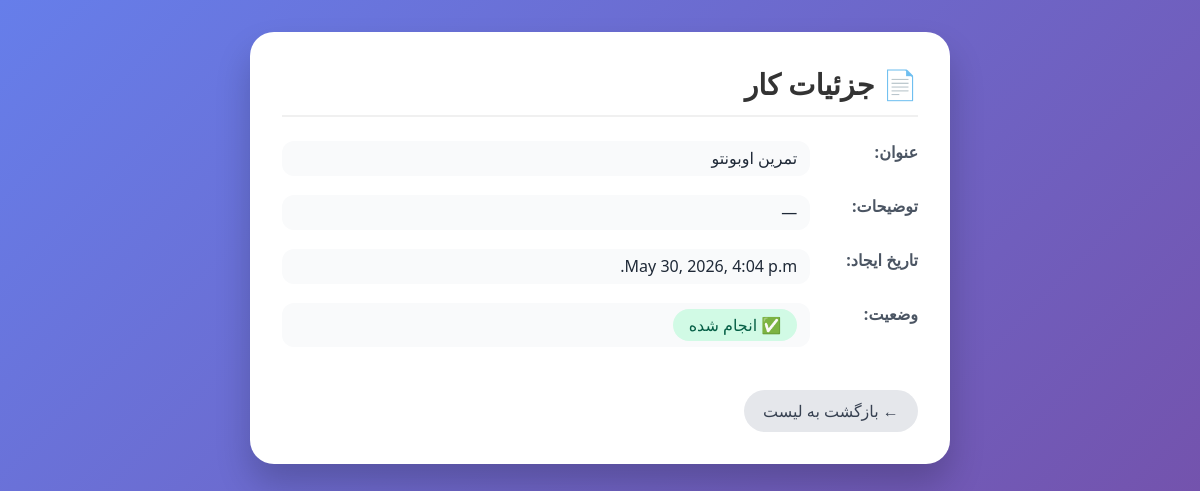
/task_details/1/ (signed in), run on the app's committed database.
### app/models.py (models this page shows, shortened)
class Task(models.Model):
    user = models.ForeignKey(User, on_delete=models.CASCADE, related_name= 'tasks')
    title = models.CharField(max_length=200)
    descriptions = models.TextField(blank=True)
    date_time = models.DateTimeField(auto_now_add=True)
    is_done = models.BooleanField(default=False)

### app/views.py (the view)
# urls.py: path('task_details/<int:id>/', task_details, name='task_details'),
@login_required
def task_details(request, id):
    task = Task.objects.get(id=id)
    return render(request, 'home_details.html', {'task':task})

### app/templates/home_details.html (shortened to what this page needs)
<!DOCTYPE html>
<html lang="fa" dir="rtl">
<head>
</head>
<body>
    <div class="container">
        <div class="card">
            <h1>📄 جزئیات کار</h1>
            <div class="detail-item">
                <div class="detail-label">عنوان:</div>
                <div class="detail-value">{{ task.title }}</div>
            </div>
            <div class="detail-item">
                <div class="detail-label">توضیحات:</div>
                <div class="detail-value">{{ task.descriptions|default:"—" }}</div>
            </div>
            <div class="detail-item">
                <div class="detail-label">تاریخ ایجاد:</div>
                <div class="detail-value">{{ task.date_time|default:"—" }}</div>
            </div>
            <div class="detail-item">
                <div class="detail-label">وضعیت:</div>
                <div class="detail-value">
                    {% if task.is_done %}
                        <span class="status-badge status-done">✅ انجام شده</span>
                    {% else %}
                        <span class="status-badge status-pending">⏳ انجام نشده</span>
                    {% endif %}
                </div>
            </div>
            <a href="{% url 'task_list' %}" class="btn-back">← بازگشت به لیست</a>
        </div>
    </div>
</body>
</html>

### app/templates/home_details.html (style rules this page uses)
* { margin: 0; padding: 0; box-sizing: border-box; }
body { font-family: system-ui, 'Segoe UI', Tahoma, Geneva, Verdana, sans-serif; background: linear-gradient(135deg, #667eea 0%, #764ba2 100%); min-height: 100vh; padding: 2rem 1rem; }
.container { max-width: 700px; margin: 0 auto; }
.card { background: white; border-radius: 1.5rem; box-shadow: 0 20px 35px rgba(0, 0, 0, 0.2); padding: 2rem; transition: transform 0.3s ease; }
h1 { color: #333; font-size: 1.8rem; font-weight: 600; margin-bottom: 1.5rem; padding-bottom: 0.75rem; border-bottom: 2px solid #f0f0f0; }
.detail-item { margin-bottom: 1.2rem; display: flex; flex-wrap: wrap; gap: 0.5rem; }
.detail-label { font-weight: 600; color: #4b5563; min-width: 100px; }
.detail-value { color: #1f2937; background: #f9fafb; padding: 0.4rem 0.8rem; border-radius: 0.75rem; flex: 1; }
.status-badge { display: inline-block; padding: 0.3rem 1rem; border-radius: 2rem; font-weight: 500; }
.status-done { background: #d1fae5; color: #065f46; }
.btn-back { display: inline-block; margin-top: 1.5rem; background: #e5e7eb; color: #374151; padding: 0.6rem 1.2rem; border-radius: 2rem; text-decoration: none; font-weight: 500; transition: background 0.2s; }

### data on the page
Task: title "تمرین اوبونتو", descriptions "—", date_time "May 30, 2026, 4:04 p.m."
